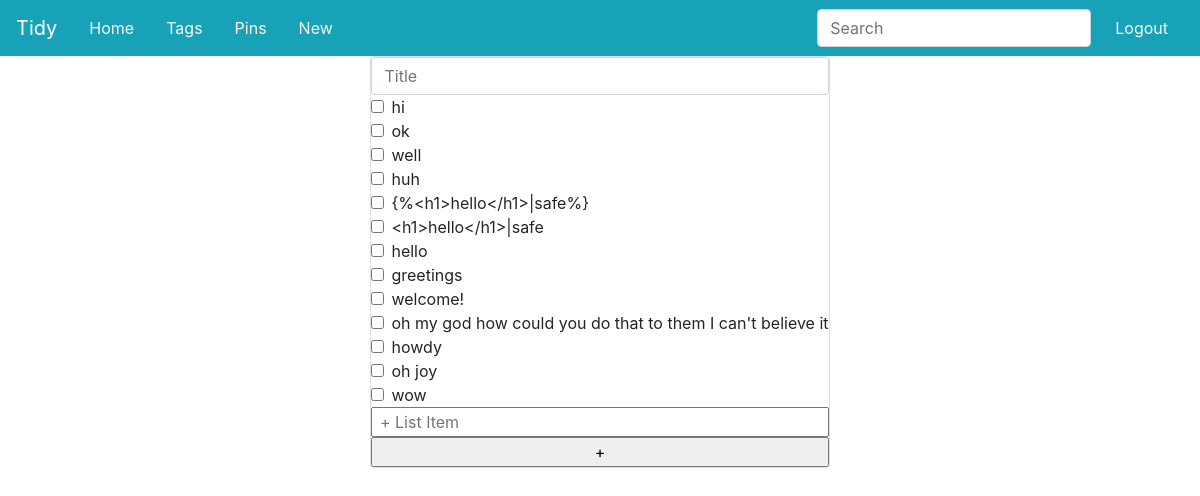
The page /new (signed in) on the database as committed earlier.
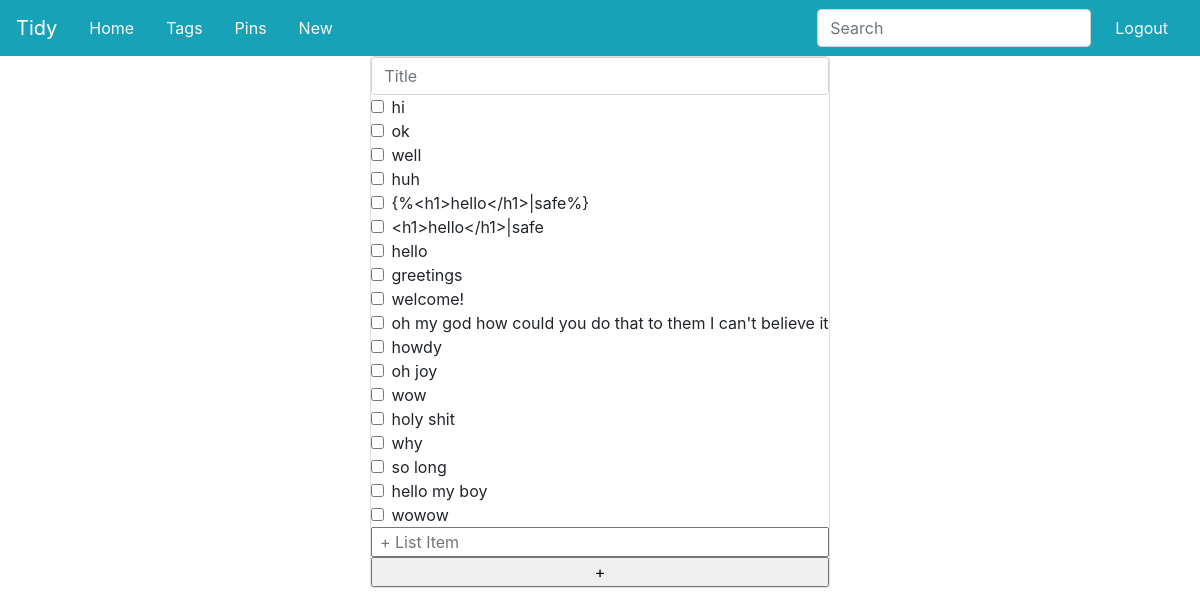
The same page on the database as committed later.
### app/models.py (models this page shows, shortened)
class Entries(db.Model):
    __tablename__='Entries'
    id=db.Column(db.Integer,primary_key=True)
    user_id=db.Column(db.Integer,db.ForeignKey('User.id'),index=True)
    text=db.Column(db.String)
    date_created=db.Column(db.DateTime,default=datetime.now())
    tags = db.relationship("Tags",secondary=tag_map)

### app/routes.py (the view, shortened to what this page needs)
@app.route('/new', methods=['GET','POST'])
@login_required
def new_list():
    list=Entries.query.filter_by(user_id=current_user.id).all()
    return render_template('list.html',list=list)

### app/models.py (called while the page is built)
@login.user_loader
def load_user(id):
    return User.query.get(int(id))

### app/templates/list.html (shortened to what this page needs)
{% extends 'base.html' %}
{% block app_content %}
<div class="container">
  <div class="row">
    <form class="mx-auto card"  id='list' action="{{url_for('tag_list',tag=head)}}" method="POST">
     {% if readonly %}
     <a class="btn btn-primary" href="{{url_for('tag_list',tag=head)}}">{{head}}</a>
      <input type="hidden" value="{{head}}" placeholder="Title" autocomplete="off" class="form-control"  name="tag" readonly>
      {%else%}
      <input type="text" value="{{head}}" placeholder="Title" autocomplete="off" class="form-control"  name="tag">
      {% endif %}
      {% for entry in list%}
        <div class="form-check">
          <input class="form-check-input" type="checkbox" value="" id="entry{{entry.id}}">
          <label class="form-check-label" for="entry{{entry.id}}">
              {{entry.text}}
          </label>
        </div>
      {% endfor %}
      <input type="text" placeholder=" + List Item" autocomplete="off" name="entry" autofocus>
      <input type="submit" value="+" name="add">
    </form>
  </div>
</div>
{% endblock %}

Rows that differ between the two databases and show on the page:
added Entries: text "holy shit"
added Entries: text "why"
added Entries: text "so long"
added Entries: text "hello my boy"
added Entries: text "wowow"
